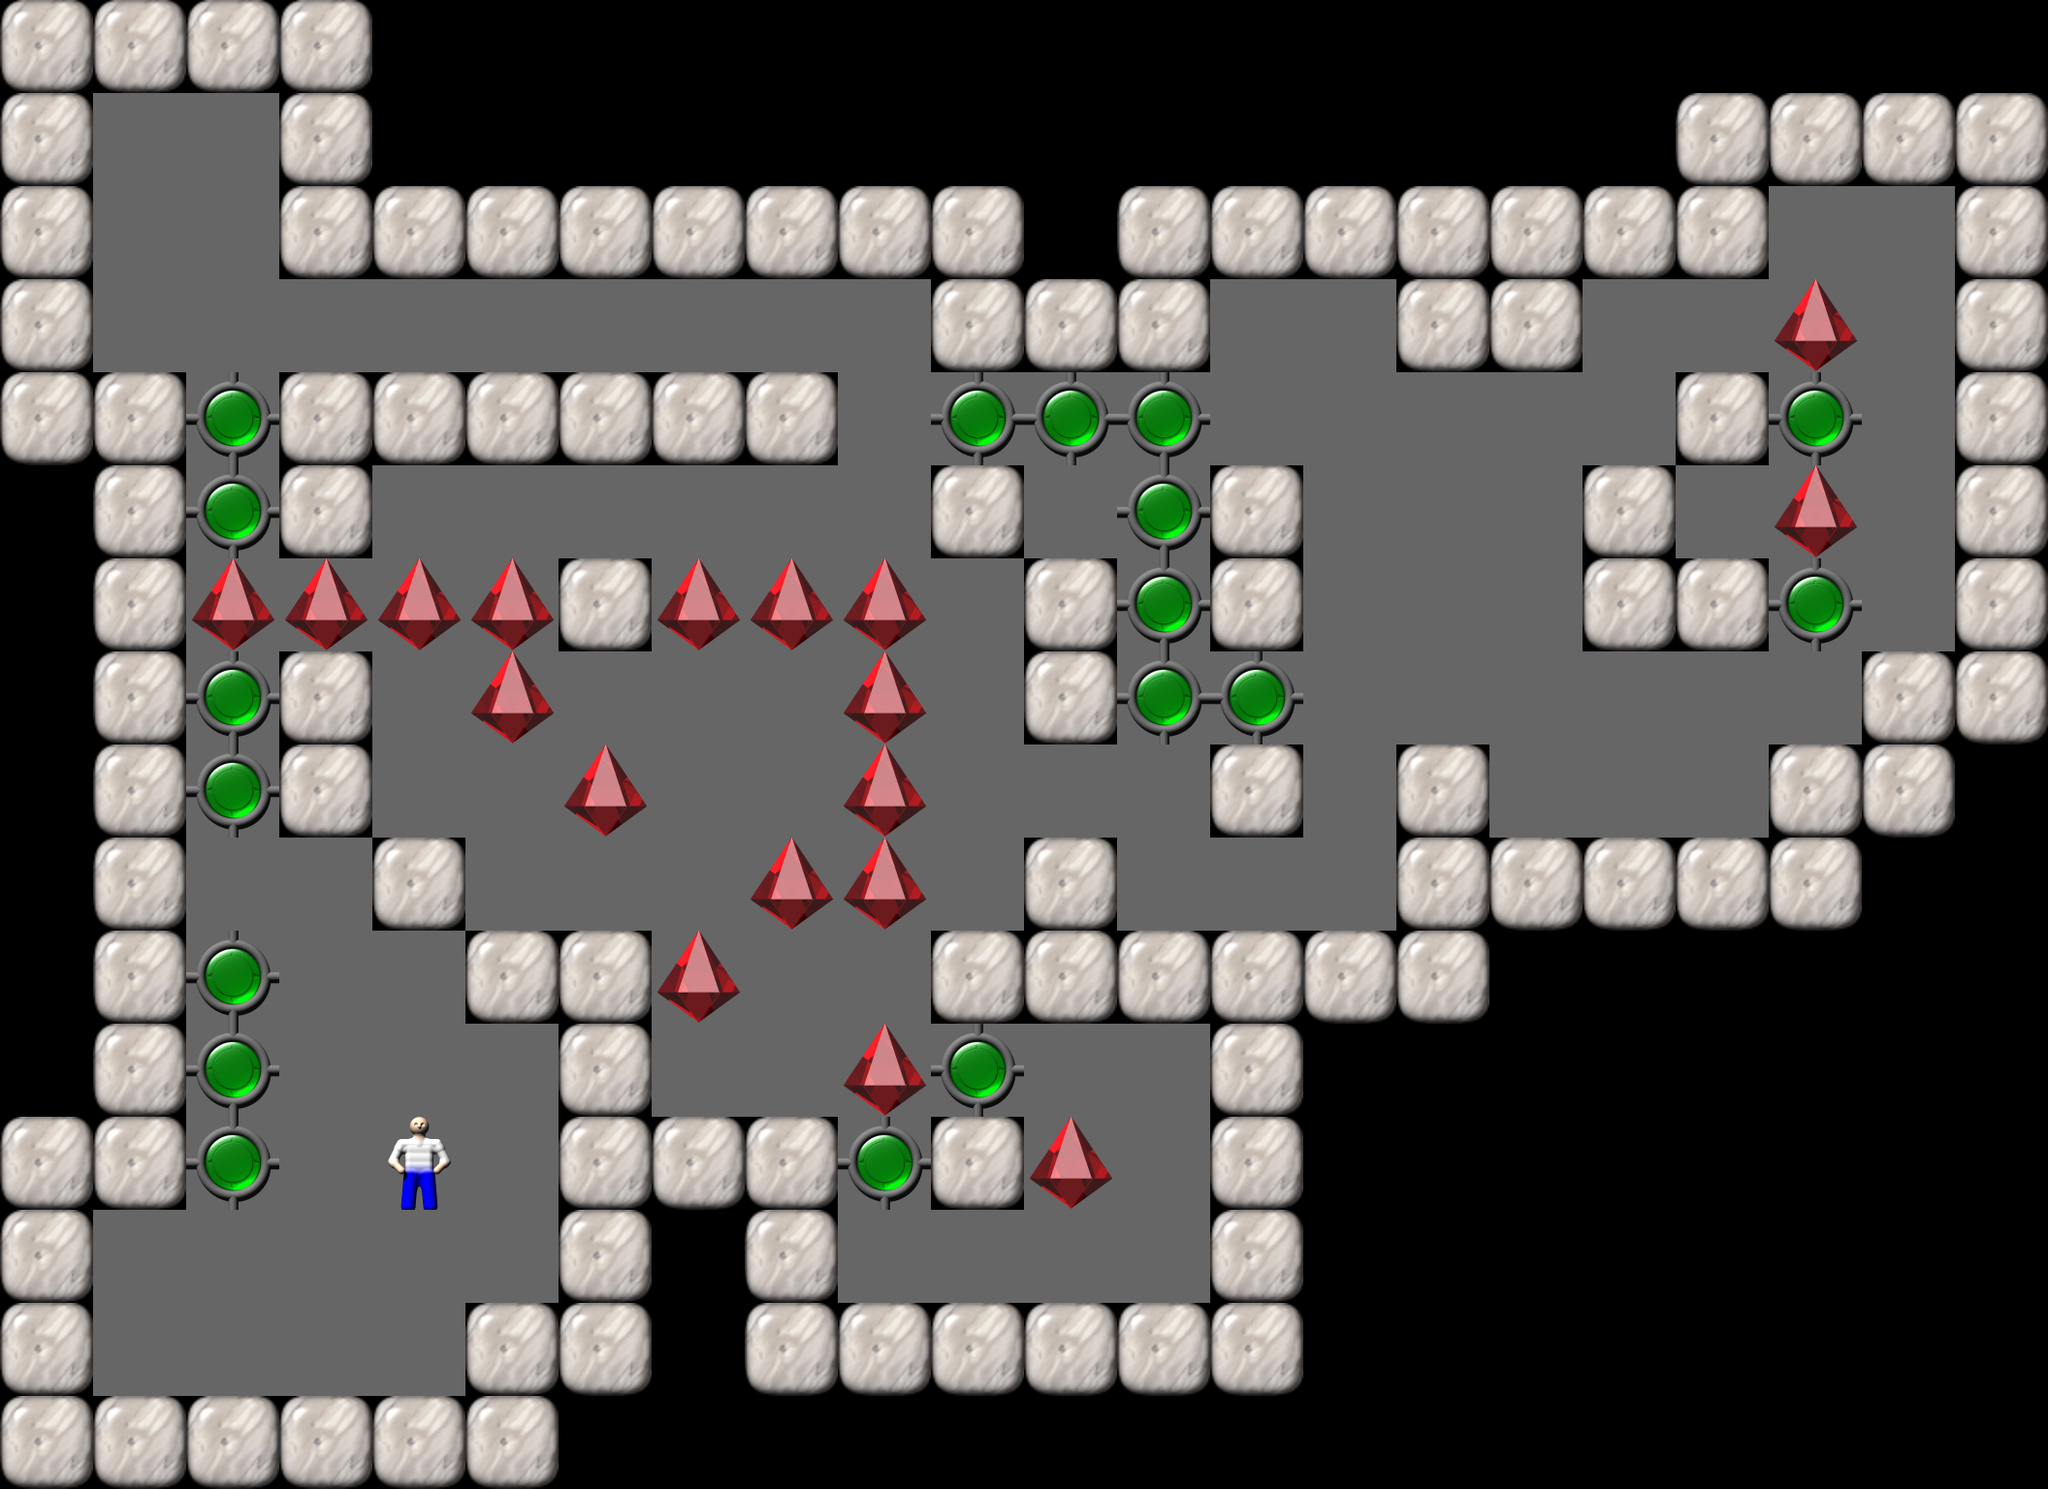

A 2D game scene composited from a Tiled map and its tileset images. What follows is a short description and the map's XML, with each tile layer's data collapsed to a summary:
An orthogonal 22x16 tile map with 96x96 px tiles, 1 tile layer (Tile Layer 1).

<map version="1.0" orientation="orthogonal" width="22" height="16" tilewidth="96" tileheight="96">
  <properties>
    <property name="Title" value="28" />
  </properties>
  <tileset source="Sokoban.tsx" firstgid="1" />
  <layer name="Tile Layer 1" width="22" height="16">
    <data>[352 cells, 352 non-empty, 6 distinct tile ids]</data>
  </layer>
</map>
